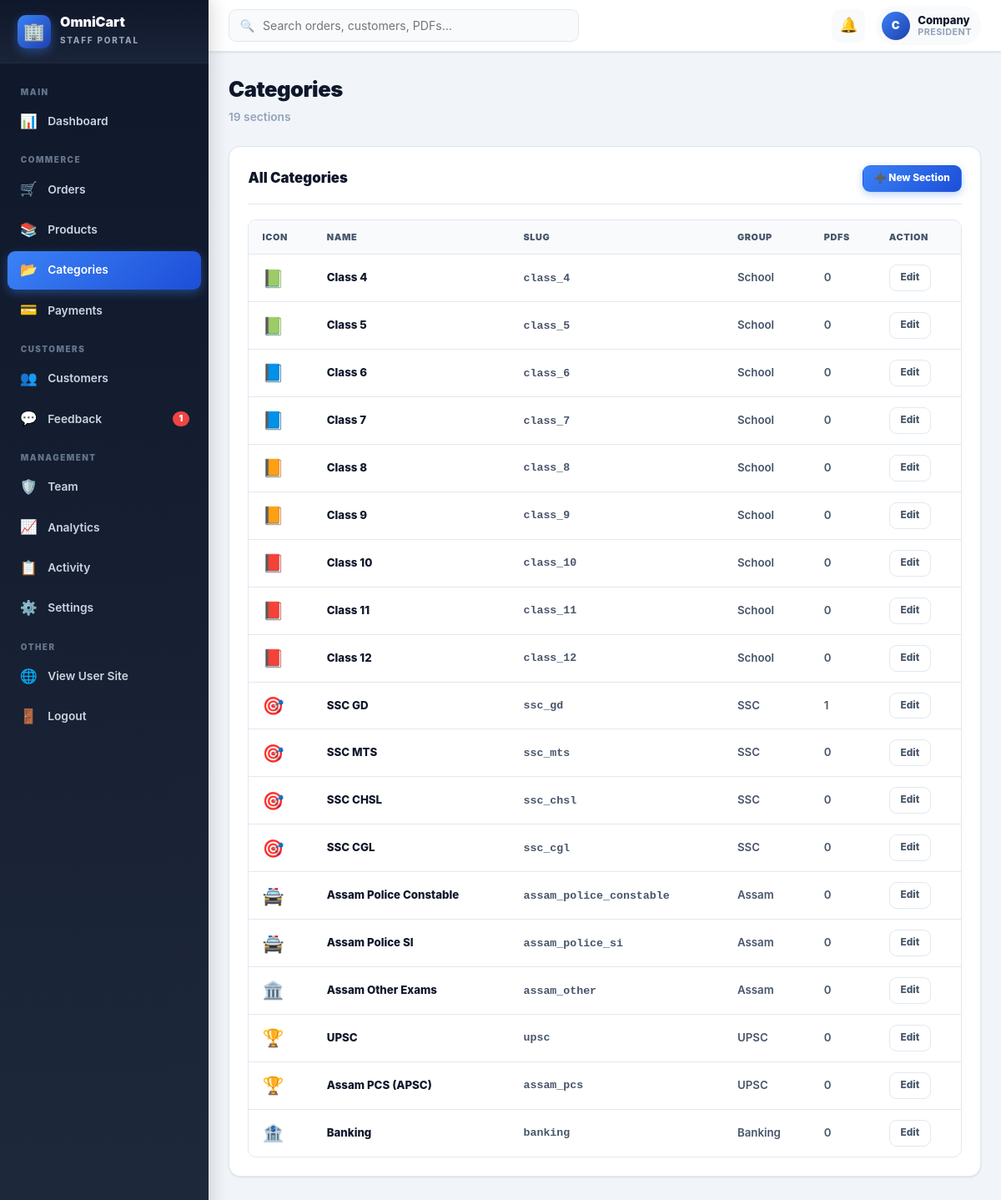
/staff/categories (signed in), run on the app's committed database.
### app.py (models this page shows, shortened)
class User(UserMixin, db.Model):
    __tablename__ = 'users'
    id = db.Column(db.Integer, primary_key=True)
    full_name = db.Column(db.String(120), nullable=False)
    email = db.Column(db.String(160), nullable=False, unique=True, index=True)
    mobile = db.Column(db.String(15), nullable=False, unique=True, index=True)
    password_hash = db.Column(db.String(255), nullable=False)
    role = db.Column(db.String(20), default='user', index=True)
    is_active = db.Column(db.Boolean, default=True)
    is_banned = db.Column(db.Boolean, default=False)
    email_verified = db.Column(db.Boolean, default=False)
    mobile_verified = db.Column(db.Boolean, default=False)
    must_change_password = db.Column(db.Boolean, default=False)
    otp_hash = db.Column(db.String(255))
    otp_expires_at = db.Column(db.DateTime)
    otp_purpose = db.Column(db.String(40))
    theme = db.Column(db.String(20), default='light')
    language = db.Column(db.String(10), default='en')
    privacy_level = db.Column(db.String(20), default='normal')
    notifications_enabled = db.Column(db.Boolean, default=True)
    created_at = db.Column(db.DateTime, default=datetime.utcnow)
    last_login = db.Column(db.DateTime)
    updated_at = db.Column(db.DateTime, default=datetime.utcnow,
                            onupdate=datetime.utcnow)
    purchases = db.relationship('Purchase', backref='user', lazy='dynamic',
                                  foreign_keys='Purchase.user_id')
    feedbacks = db.relationship('Feedback', backref='user', lazy='dynamic',
                                  foreign_keys='Feedback.user_id')
    @property
    def is_staff(self):
        return self.role in ('admin', 'ceo', 'president')

class Section(db.Model):
    __tablename__ = 'sections'
    id = db.Column(db.Integer, primary_key=True)
    slug = db.Column(db.String(80), unique=True, nullable=False, index=True)
    name = db.Column(db.String(120), nullable=False)
    group = db.Column(db.String(60), default='General', index=True)
    icon = db.Column(db.String(10), default='📄')
    description = db.Column(db.Text)
    display_order = db.Column(db.Integer, default=0)
    is_active = db.Column(db.Boolean, default=True)
    created_at = db.Column(db.DateTime, default=datetime.utcnow)
    pdfs = db.relationship('PDFNote', backref='section', lazy='dynamic',
                            cascade='all, delete-orphan')

### app.py (the view)
@app.route('/staff/categories')
@login_required
def staff_categories():
    if not _staff_required():
        abort(403)
    sections = Section.query.order_by(Section.display_order).all()
    return render_staff('categories', sections=sections, page_title='Categories')

### app.py (called while the page is built, shortened)
@login_manager.user_loader
def load_user(uid):
    try:
        return User.query.get(int(uid))
    except Exception:
        return None

@app.context_processor
def inject_globals():
    return dict(
        COMPANY_NAME=COMPANY_NAME,
        COMPANY_LEGAL=COMPANY_LEGAL,
        COMPANY_EMAIL=COMPANY_EMAIL,
        COMPANY_PHONE=COMPANY_PHONE,
        FREE_PREVIEW_PAGES=FREE_PREVIEW_PAGES,
        current_year=datetime.utcnow().year,
    )

@app.before_request
def check_maintenance_mode():
    skip_paths = ['/static', '/admin', '/ceo', '/president', '/login',
                  '/signup', '/logout', '/payment/webhook']
    path = request.path or ''
    for sp in skip_paths:
        if path.startswith(sp):
            return None
    if current_user.is_authenticated and current_user.is_staff:
        return None

def render_staff(template_name='dashboard', **context):
    context['page_title'] = context.get('page_title', 'Staff Portal')
    context['staff_page'] = template_name
    return _flask_rt('internal.html', **context)

def _staff_required():
    if not current_user.is_authenticated:
        return False
    return current_user.role in ('admin', 'ceo', 'president')

@app.context_processor
def inject_nav_context():
    try:
        nav_sections = Section.query.filter_by(is_active=True)\
            .order_by(Section.display_order).all()
    except Exception:
        nav_sections = []
    pending_count = 0
    unread_feedback = 0
    try:
        if current_user.is_authenticated and current_user.is_staff:
            pending_count = Purchase.query.filter(
                Purchase.status.in_(['pending', 'awaiting_verification'])
            ).count()
            unread_feedback = Feedback.query.filter_by(status='new').count()
    except Exception:
        pass
    return dict(
        nav_sections=nav_sections,
        pending_count=pending_count,
        unread_feedback=unread_feedback,
    )

### templates/internal.html (shortened to what this page needs)
<!DOCTYPE html>
<html lang="en">
<head>
</head>
<body>
<aside class="staff-sidebar" id="staffSidebar">
  <div class="staff-logo">
    <div class="staff-logo-icon">🏢</div>
    <div class="staff-logo-text">
      <b>OmniCart</b>
      <span>Staff Portal</span>
    </div>
  </div>
  <nav class="staff-nav">
    <div class="nav-group">Main</div>
    <a href="{{ url_for('staff_dashboard') }}"
       class="{% if staff_page == 'dashboard' %}active{% endif %}">
      <span class="nav-icon">📊</span> Dashboard
    </a>
    <div class="nav-group">Commerce</div>
    <a href="{{ url_for('staff_orders') }}"
       class="{% if staff_page == 'orders' %}active{% endif %}">
      <span class="nav-icon">🛒</span> Orders
    </a>
    <a href="{{ url_for('staff_products') }}"
       class="{% if staff_page == 'products' %}active{% endif %}">
      <span class="nav-icon">📚</span> Products
    </a>
    <a href="{{ url_for('staff_categories') }}"
       class="{% if staff_page == 'categories' %}active{% endif %}">
      <span class="nav-icon">📂</span> Categories
    </a>
    <a href="{{ url_for('staff_payments') }}"
       class="{% if staff_page == 'payments' %}active{% endif %}">
      <span class="nav-icon">💳</span> Payments
    </a>
    <div class="nav-group">Customers</div>
    <a href="{{ url_for('staff_customers') }}"
       class="{% if staff_page == 'customers' %}active{% endif %}">
      <span class="nav-icon">👥</span> Customers
    </a>
    <a href="{{ url_for('staff_feedback') }}"
       class="{% if staff_page == 'feedback' %}active{% endif %}">
      <span class="nav-icon">💬</span> Feedback
      {% if unread_feedback %}<span class="badge">{{ unread_feedback }}</span>{% endif %}
    </a>
    <div class="nav-group">Management</div>
    {% if current_user.role in ('ceo','president') %}
    <a href="{{ url_for('staff_team') }}"
       class="{% if staff_page == 'team' %}active{% endif %}">
      <span class="nav-icon">🛡️</span> Team
    </a>
    {% endif %}
    <a href="{{ url_for('staff_analytics') }}"
       class="{% if staff_page == 'analytics' %}active{% endif %}">
      <span class="nav-icon">📈</span> Analytics
    </a>
    <a href="{{ url_for('staff_activity') }}"
       class="{% if staff_page == 'activity' %}active{% endif %}">
      <span class="nav-icon">📋</span> Activity
    </a>
    {% if current_user.role == 'president' %}
    <a href="{{ url_for('staff_settings') }}"
       class="{% if staff_page == 'settings' %}active{% endif %}">
      <span class="nav-icon">⚙️</span> Settings
    </a>
    {% endif %}
    <div class="nav-group">Other</div>
    <a href="{{ url_for('user_home') }}" target="_blank">
      <span class="nav-icon">🌐</span> View User Site
    </a>
    <a href="{{ url_for('user_logout') }}">
      <span class="nav-icon">🚪</span> Logout
    </a>
  </nav>
</aside>
<header class="staff-topbar">
  <div class="staff-search">
    <input type="text" placeholder="Search orders, customers, PDFs…"
           onkeydown="if(event.key==='Enter')location.href='{{ url_for('staff_search') }}?q='+this.value">
  </div>
  <div class="staff-topbar-right">
    <a href="{{ url_for('staff_orders') }}?status=awaiting_verification"
       class="staff-icon-btn" title="Pending orders">
      🔔{% if pending_count %}<span class="dot"></span>{% endif %}
    </a>
    <div class="staff-user">
      <div class="staff-avatar">{{ current_user.full_name[0]|upper }}</div>
      <div class="staff-user-info">
        <b>{{ current_user.full_name.split()[0] }}</b>
        <span>{{ current_user.role }}</span>
      </div>
    </div>
  </div>
</header>
<main class="staff-main">
  <div class="staff-content">
    {% if staff_page == 'dashboard' %}
    <div class="staff-page-head">
      <h1>Dashboard</h1>
      <p>Welcome back, {{ current_user.full_name }} — here's today's overview</p>
    </div>
    <div class="kpi-grid">
      <div class="kpi" style="--kpi-color:#3b82f6;--kpi-color-2:#1e40af">
        <div class="kpi-label">💰 Total Revenue</div>
        <div class="kpi-value">₹{{ '%.0f'|format(stats.revenue) }}</div>
        <div class="kpi-sub">Today: <span class="up">₹{{ '%.0f'|format(stats.today_revenue) }}</span></div>
      </div>
      <div class="kpi" style="--kpi-color:#10b981;--kpi-color-2:#059669">
        <div class="kpi-label">✅ Completed Orders</div>
        <div class="kpi-value">{{ stats.completed }}</div>
        <div class="kpi-sub">Today: <span class="up">+{{ stats.today_purchases }}</span></div>
      </div>
      <div class="kpi" style="--kpi-color:#f59e0b;--kpi-color-2:#b45309">
        <div class="kpi-label">⏳ Pending</div>
        <div class="kpi-value">{{ stats.pending }}</div>
        <div class="kpi-sub">Needs attention</div>
      </div>
      <div class="kpi" style="--kpi-color:#8b5cf6;--kpi-color-2:#6d28d9">
        <div class="kpi-label">👥 Customers</div>
        <div class="kpi-value">{{ stats.total_users }}</div>
        <div class="kpi-sub">Today: <span class="up">+{{ stats.today_users }}</span></div>
      </div>
      <div class="kpi" style="--kpi-color:#ec4899;--kpi-color-2:#be185d">
        <div class="kpi-label">📚 Products</div>
        <div class="kpi-value">{{ stats.total_pdfs }}</div>
        <div class="kpi-sub">{{ stats.active_pdfs }} active</div>
      </div>
      <div class="kpi" style="--kpi-color:#06b6d4;--kpi-color-2:#0891b2">
        <div class="kpi-label">💬 Feedback</div>
        <div class="kpi-value">{{ stats.unread_fb }}</div>
        <div class="kpi-sub">Unread</div>
      </div>
    </div>
    <div class="staff-panel">
      <div class="staff-panel-head"><h2>⚡ Quick Actions</h2></div>
      <div class="quick-grid">
        <a href="{{ url_for('staff_upload') }}" class="quick-card">
  <div class="ic">⬆️</div><b>Upload PDF</b><span>Add new product</span>
</a>
        <a href="{{ url_for('staff_orders') }}?status=awaiting_verification" class="quick-card">
          <div class="ic">🔍</div><b>Verify Payments</b><span>{{ stats.pending }} pending</span>
        </a>
        <a href="{{ url_for('staff_customers') }}" class="quick-card">
          <div class="ic">👥</div><b>View Customers</b><span>{{ stats.total_users }} total</span>
        </a>
        <a href="{{ url_for('staff_feedback') }}" class="quick-card">
          <div class="ic">💬</div><b>Feedback Inbox</b><span>{{ stats.unread_fb }} new</span>
        </a>
      </div>
    </div>
    <div class="staff-panel">
      <div class="staff-panel-head">
        <h2>🛒 Recent Orders</h2>
        <a href="{{ url_for('staff_orders') }}" class="staff-btn secondary sm">View All →</a>
      </div>
      {% if recent_orders %}
      <div class="staff-table-wrap">
        <table class="staff-table">
          <thead><tr><th>#</th><th>Customer</th><th>Product</th><th>Amount</th><th>Status</th><th>Date</th></tr></thead>
          <tbody>
            {% for o in recent_orders %}
            <tr>
              <td>#{{ o.id }}</td>
              <td><b>{{ o.user.full_name if o.user else '—' }}</b></td>
              <td>{{ o.pdf.title[:40] if o.pdf else '—' }}</td>
              <td><b>₹{{ '%.0f'|format(o.amount) }}</b></td>
              <td><span class="staff-badge success">✅ Completed</span></td>
              <td>{{ o.completed_at.strftime('%d %b, %H:%M') if o.completed_at else '—' }}</td>
            </tr>
            {% endfor %}
          </tbody>
        </table>
      </div>
      {% else %}
      <div class="empty"><div class="ic">📭</div>No orders yet</div>
      {% endif %}
    </div>
    {% elif staff_page == 'categories' %}
    <div class="staff-page-head">
      <h1>Categories</h1>
      <p>{{ sections|length }} sections</p>
    </div>
    <div class="staff-panel">
      <div class="staff-panel-head">
        <h2>All Categories</h2>
        <a href="{{ url_for('staff_section_create') }}" class="staff-btn primary sm">➕ New Section</a>
      </div>
      <div class="staff-table-wrap">
        <table class="staff-table">
          <thead><tr><th>Icon</th><th>Name</th><th>Slug</th><th>Group</th><th>PDFs</th><th>Action</th></tr></thead>
          <tbody>
            {% for s in sections %}
            <tr>
              <td style="font-size:1.3rem">{{ s.icon }}</td>
              <td><b>{{ s.name }}</b></td>
              <td><code>{{ s.slug }}</code></td>
              <td>{{ s.group }}</td>
              <td>{{ s.pdfs.count() }}</td>
          <td><a href="{{ url_for('admin_section_edit', section_id=s.id) }}" class="staff-btn secondary sm">Edit</a></td>
            </tr>
            {% endfor %}
          </tbody>
        </table>
      </div>
    </div>
    {% endif %}
  </div>
</main>
</body>
</html>

### data on the page
User: full_name "C", full_name "Company", role "PRESIDENT"
Section: icon "📗", name "Class 4", slug "class_4", group "School", pdfs.count "0"
Section: icon "📗", name "Class 5", slug "class_5", group "School", pdfs.count "0"
Section: icon "📘", name "Class 6", slug "class_6", group "School", pdfs.count "0"
Section: icon "📘", name "Class 7", slug "class_7", group "School", pdfs.count "0"
Section: icon "📙", name "Class 8", slug "class_8", group "School", pdfs.count "0"
Section: icon "📙", name "Class 9", slug "class_9", group "School", pdfs.count "0"
Section: icon "📕", name "Class 10", slug "class_10", group "School", pdfs.count "0"
Section: icon "📕", name "Class 11", slug "class_11", group "School", pdfs.count "0"
Section: icon "📕", name "Class 12", slug "class_12", group "School", pdfs.count "0"
Section: icon "🎯", name "SSC GD", slug "ssc_gd", group "SSC", pdfs.count "1"
Section: icon "🎯", name "SSC MTS", slug "ssc_mts", group "SSC", pdfs.count "0"
Section: icon "🎯", name "SSC CHSL", slug "ssc_chsl", group "SSC", pdfs.count "0"
Section: icon "🎯", name "SSC CGL", slug "ssc_cgl", group "SSC", pdfs.count "0"
Section: icon "🚔", name "Assam Police Constable", slug "assam_police_constable", group "Assam", pdfs.count "0"
Section: icon "🚔", name "Assam Police SI", slug "assam_police_si", group "Assam", pdfs.count "0"
Section: icon "🏛️", name "Assam Other Exams", slug "assam_other", group "Assam", pdfs.count "0"
Section: icon "🏆", name "UPSC", slug "upsc", group "UPSC", pdfs.count "0"
Section: icon "🏆", name "Assam PCS (APSC)", slug "assam_pcs", group "UPSC", pdfs.count "0"
Section: icon "🏦", name "Banking", slug "banking", group "Banking", pdfs.count "0"

### other printed values
{{ unread_feedback }} "1"
{{ sections|length }} "19"
